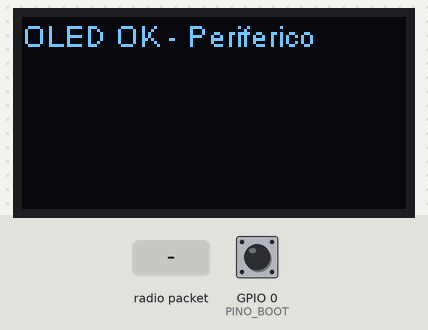
Bench run of a sketch on a simulated ESP32. Parts: 128×64 one-colour display. Inputs (shaded band) come from the test bench; at power-on: GPIO 0 (PINO_BOOT) HIGH. Random numbers use the default seed unless the sketch sets one; what the sketch prints to the serial monitor is not drawn.

Above: at 0.4 s.
At 2.7 s:
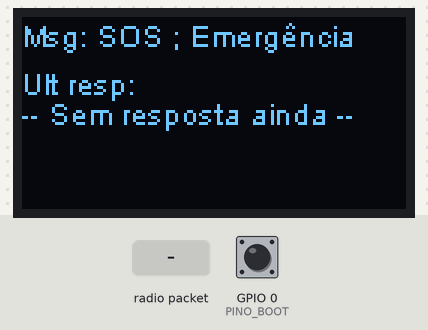
2.8 s: radio packet "SRC=" arrives
At 3.4 s:
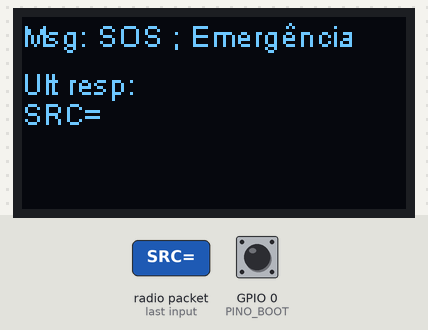
4.3 s: GPIO 0 (PINO_BOOT) pulled LOW for 3.2 s
At 8.1 s:
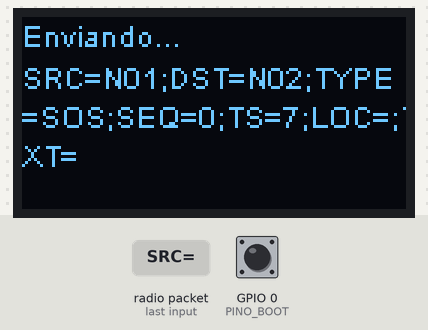
14.5 s: GPIO 0 (PINO_BOOT) pulled LOW for 3.2 s
At 18.3 s:
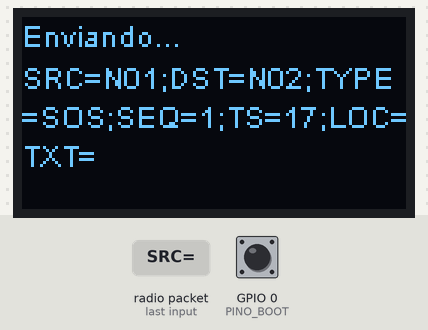
Timing chart, 0 to 19.8 s (numbered marks = the images above; inputs shaded):
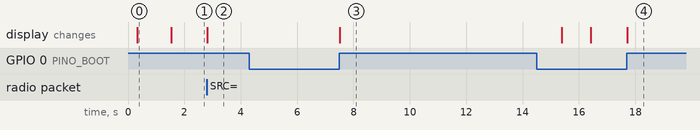

Measured:
- after the input at 2.8 s, the display: changes at once (image 2)
- after the input at 4.3 s, the display: changes after 3.2 s (image 3)
- what the display in image 0 shows lasts 1.2 s, from 0.3 s to 1.5 s

The sketch:

periferico.ino
```cpp
// === Tipo do botão (vem antes por causa da Arduino IDE) ===
enum Press {NENHUM, CURTO, LONGO, MUITO_LONGO};

#include <Wire.h>
#include "heltec.h"
#include "HT_SSD1306Wire.h"

// ===== OLED (mesmo padrão do SimpleDemo) =====
static SSD1306Wire display(0x3c, 500000, SDA_OLED, SCL_OLED,
                           GEOMETRY_128_64, RST_OLED);

// Vext alimenta o OLED em muitas Heltec/LoRa32
#ifndef Vext
  #define Vext 21
#endif

void VextON() {
  pinMode(Vext, OUTPUT);
  digitalWrite(Vext, LOW);   // liga alimentação do display
}

// ==== CONFIGURAÇÃO BÁSICA ====
#define BAND        433E6
#define TX_POWER    17
#define SYNC_WORD   0x12
#define BAUD        115200
#define NODE_ID     "N01"   // este nó (periférico)
#define DEST_ID     "N02"   // nó central

const int PINO_BOOT = 0;    // botão PRG

// === LISTA DE MENSAGENS ===
// Códigos usados no payload (TYPE=...)
const char* OPCOES_CODE[] = {"SOS","OK","REQ_AGUA","REQ_ALIM","REQ_MED","LOC"};

// Labels bonitos para mostrar no display
const char* OPCOES_LABEL[] = {"SOS ; Emergência","OK","Preciso de agua","Preciso de alimento","Ajuda medica","Enviar Localização"};

const int QTD = sizeof(OPCOES_CODE)/sizeof(OPCOES_CODE[0]);

int indice = 0;
uint32_t seq = 0;

// Guarda só o texto da última resposta (TXT=...)
String ultimaResposta = "";

// ---------- Helper: extrair TXT do payload ----------
// Ex.: SRC=...;TXT=EQUIPE_A_CAMINHO; -> "EQUIPE_A_CAMINHO"
String extrairTXT(const String& msg) {
  int i = msg.indexOf("TXT=");
  if (i < 0) i = msg.indexOf("txt=");  // tolera minusculo
  if (i < 0) return msg;               // fallback: mostra msg toda

  int ini = i + 4;
  int fim = msg.indexOf(';', ini);
  if (fim < 0) fim = msg.length();
  return msg.substring(ini, fim);
}

// ---------- UI ----------

void ui_menu() {
  display.clear();
  display.setFont(ArialMT_Plain_10);
  display.setTextAlignment(TEXT_ALIGN_LEFT);

  // Linha 0–10: mensagem atual selecionada
  display.drawStringMaxWidth(0, 0, 128,
                             "Msg: " + String(OPCOES_LABEL[indice]));

  // Linha 16–40: última resposta
  display.drawString(0, 16, "Ult resp:");
  if (ultimaResposta.length() > 0) {
    display.drawStringMaxWidth(0, 26, 128, ultimaResposta);
  } else {
    display.drawString(0, 26, "-- Sem resposta ainda --");
  }

  display.display();
}

void ui_status(const String& s1, const String& s2="") {
  display.clear();
  display.setFont(ArialMT_Plain_10);
  display.setTextAlignment(TEXT_ALIGN_LEFT);

  display.drawStringMaxWidth(0, 0, 128, s1);
  if (s2.length()) display.drawStringMaxWidth(0, 14, 128, s2);

  display.display();
}

// ---------- RADIO ----------

void radio_setup() {
  // displayOn=false (nós mesmos cuidamos do OLED)
  // LoRaOn=true, SerialOn=true, PABOOST=true
  Heltec.begin(false, true, true, true, BAND);

  LoRa.setTxPower(TX_POWER, PA_OUTPUT_PA_BOOST_PIN);
  LoRa.setSyncWord(SYNC_WORD);
  LoRa.setSpreadingFactor(7);
  LoRa.setSignalBandwidth(125E3);
  LoRa.setCodingRate4(5);
}

// ---------- PAYLOAD ----------

String montar_payload(const String& type) {
  String loc = (type == "LOC") ? "POCO1" : "";
  //depois montar algo mais elaborado para localização

  return "SRC=" + String(NODE_ID) +
         ";DST=" + String(DEST_ID) +
         ";TYPE=" + type +
         ";SEQ=" + String(seq++) +
         ";TS=" + String((uint32_t)(millis()/1000)) +
         ";LOC=" + loc +
         ";TXT=";
}

// ---------- ACK ----------

bool aguardar_ack(uint32_t timeout_ms, const String& esperadoSeq) {
  unsigned long t0 = millis();

  while (millis() - t0 < timeout_ms) {
    int tam = LoRa.parsePacket();
    if (tam) {
      String msg;
      while (LoRa.available()) msg += (char)LoRa.read();
      msg.trim();

      Serial.println("[RX] " + msg);

      if (msg.startsWith("ACK:") && msg.indexOf(esperadoSeq) >= 0)
        return true;
    }
  }
  return false;
}

// ---------- ENVIO ----------

void enviar_corrente() {
  String tipo = OPCOES_CODE[indice];
  String payload = montar_payload(tipo);

  ui_status("Enviando...", payload);
  Serial.println("[TX] " + payload);

  LoRa.beginPacket();
  LoRa.print(payload);
  LoRa.endPacket();

  String esperado = String(seq - 1);

  for (int t = 1; t <= 3; t++) {

    if (aguardar_ack(2500, esperado)) {
      ui_status("Enviado ✓", "SEQ " + esperado);
      delay(900);
      ui_menu();
      return;
    }

    Serial.println("[WARN] Reenvio " + String(t));
    LoRa.beginPacket(); LoRa.print(payload); LoRa.endPacket();
    delay(random(0, 400));
  }

  ui_status("Falha: sem ACK");
  delay(1000);
  ui_menu();
}

// ---------- BOTÃO ----------

Press ler_press() {
  static bool emPress = false;
  static unsigned long tPress = 0;

  int v = digitalRead(PINO_BOOT);

  if (!emPress && v == LOW) {
    emPress = true;
    tPress = millis();
    delay(20); // debounce
  }

  if (emPress && v == HIGH) {
    unsigned long dur = millis() - tPress;
    emPress = false;

    if (dur >= 3000) return MUITO_LONGO; // SOS
    if (dur >= 1200) return LONGO;       // enviar
    if (dur >= 50)   return CURTO;       // próximo
  }

  return NENHUM;
}

// ---------- SETUP ----------

void setup() {
  pinMode(PINO_BOOT, INPUT_PULLUP);
  Serial.begin(BAUD);
  delay(200);

  radio_setup();

  // Liga alimentação do OLED e I2C correto, como no SimpleDemo
  VextON();
  delay(100);
  Wire.begin(SDA_OLED, SCL_OLED);

  // OLED
  display.init();
  display.clear();
  display.flipScreenVertically();
  display.setFont(ArialMT_Plain_10);
  display.drawString(0, 0, "OLED OK - Periferico");
  display.display();

  delay(1200);
  ui_menu();

  Serial.println("Periferico pronto.");
}

// ---------- LOOP ----------

void loop() {
  Press p = ler_press();

  if (p == CURTO) {
    // vai pra próxima opção de mensagem
    indice = (indice + 1) % QTD;
    ui_menu();
  }
  else if (p == LONGO) {
    // envia a mensagem atual
    enviar_corrente();
  }
  else if (p == MUITO_LONGO) {
    // atalho para SOS
    int ant = indice;
    indice = 0;   // SOS
    enviar_corrente();
    indice = ant;
  }

  // Recebe respostas do central
  int tam = LoRa.parsePacket();
  if (tam) {
    String msg;
    while (LoRa.available()) msg += (char)LoRa.read();
    msg.trim();

    Serial.println("[RX] " + msg);

    if (msg.startsWith("SRC=") || msg.startsWith("src=")) {
      ultimaResposta = extrairTXT(msg);
      ui_menu();                         // redesenha com a nova resposta
    }
  }
}
```
